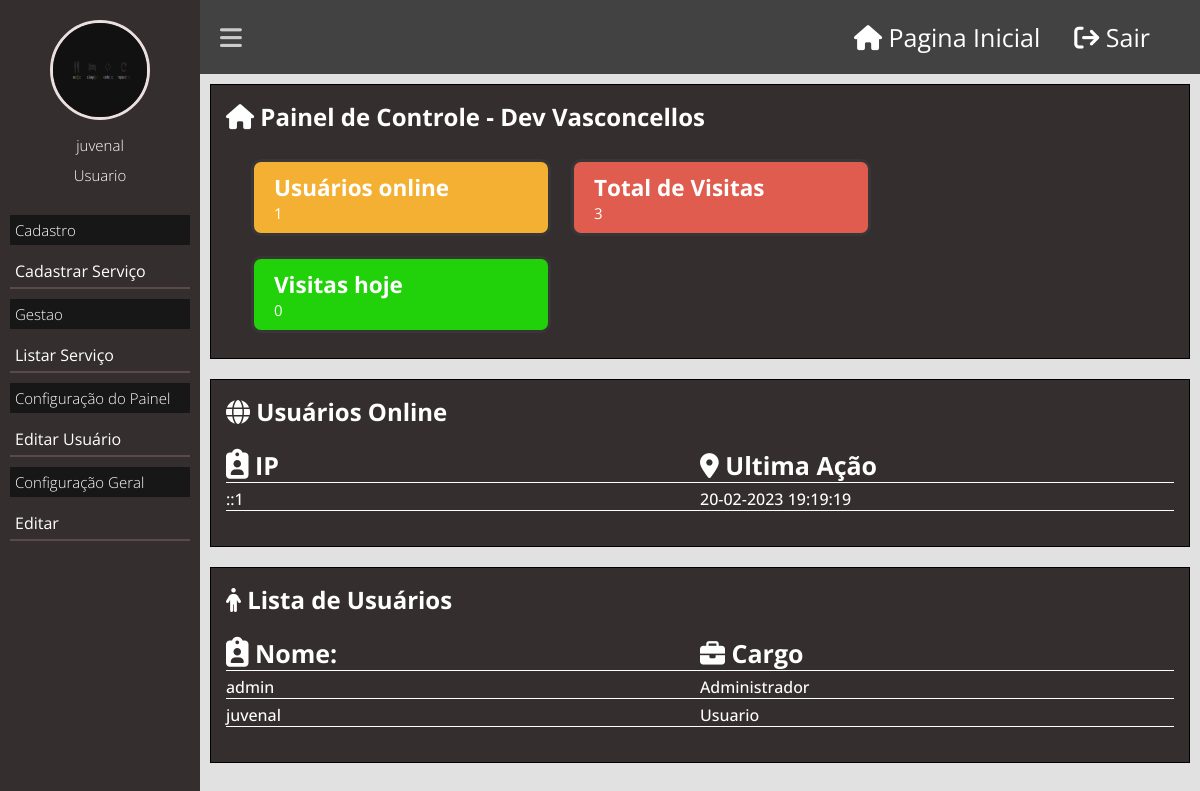
Screenshot of /painel/ (signed in) with the database file from the repository.
### tables this page shows
CREATE TABLE `tb_admin_online` (
  `id` int(11) NOT NULL,
  `ip` varchar(255) NOT NULL,
  `ultima_acao` datetime NOT NULL,
  `token` varchar(255) NOT NULL
);

CREATE TABLE `tb_admin_usuarios` (
  `id` int(11) NOT NULL,
  `user` varchar(255) NOT NULL,
  `password` varchar(255) NOT NULL,
  `img` varchar(255) NOT NULL,
  `nome` varchar(255) NOT NULL,
  `cargo` int(11) NOT NULL
);

### config.php (called while the page is built, shortened)
<?php
    function pegaCargo ($indice) {
        return Painel::$cargos[$indice];
        }
?>

### classes/mysql.php (called while the page is built)
<?php
class Mysql{
    private static $pdo;
    public  static function conectar(){
        if (!isset(self::$pdo)) {
            try{
                self::$pdo = new PDO('mysql:host=' .HOST. '; dbname=' .DATABASE, USER, PASSWORD,
                array(PDO::MYSQL_ATTR_INIT_COMMAND =>"SET NAMES utf8"));
                self::$pdo->setAttribute(PDO::ATTR_ERRMODE, PDO::ERRMODE_EXCEPTION);
            } catch(Exception $e){
                echo 'erro ao conectar';
            }
        }
        return self::$pdo;
    }
}
?>

### painel/pages/home.php (the view, shortened to what this page needs)
<?php
$usuarionsOnline = Painel::mostrarOnline();
$pegarVistas = Mysql::conectar()->prepare("SELECT * FROM tb_admin_visitas");
$pegarVistas->execute();
$pegarVistas = $pegarVistas->rowCount();
$pegarVistasHoje = Mysql::conectar()->prepare("SELECT * FROM tb_admin_visitas WHERE dia = ? ");
$pegarVistasHoje->execute(array(date('Y-m-d')));
$pegarVistasHoje = $pegarVistasHoje->rowCount();
?>
<div class="box-content w100">
    <h2><i class="fa  fa-home" style= " font-size: 25px;"></i> Painel de Controle - Dev Vasconcellos </h2>
    <div class=" box-metricas">
        <div class="box-metrica-single">
            <div class="box-metrica-wrapper">
                <h2>Usuários online </h2>
                <p>
                    <?php echo count($usuarionsOnline); ?>
                </p>
            </div>
        </div>
        <div class="box-metrica-single">
            <div class="box-metrica-wrapper">
                <h2>Total de Visitas </h2>
                <p>
                    <?php echo $pegarVistas; ?>
                </p>
            </div>
        </div>
        <div class="box-metrica-single">
            <div class="box-metrica-wrapper">
                <h2>Visitas hoje</h2>
                <p>
                    <?php echo $pegarVistasHoje; ?>
                </p>
            </div>
        </div>
    </div>
</div>
<div class="box-content w100">
    <h2><i class="fa-solid fa-globe" "></i> Usuários Online </h2>
    <div class=" table-responsive">
            <div class="row">
                <div class="col">
                    <span style="font-weight: bold; font-size: 25px;">
                        <i class="fa-solid fa-clipboard-user" style="font-size: 30px;"></i> IP</span>
                </div>
                <div class="col">
                    <span style="font-weight: bold; font-size: 25px;" ,>
                        <i class="fa-solid fa-location-dot"></i> Ultima Ação </span>
                </div>
            </div>
            <?php foreach ($usuarionsOnline as $key => $value) {
                ?>
                <div class="row">
                    <div class="col">
                        <span>
                            <?php echo $value['ip']; ?>
                        </span>
                    </div>
                    <div class="col">
                        <span>
                            <?php
                            echo date("d-m-Y H:i:s", strtotime($value['ultima_acao']));
                            ?>
                        </span>
                    </div>
                </div>
            <?php } ?>
</div>
</div>
<div class="box-content w100">
    <h2><i class="fa-sharp fa-solid fa-person"></i> Lista de Usuários </h2>
    <div class=" table-responsive">
            <div class="row">
                <div class="col">
                    <span style="font-weight: bold; font-size: 25px;">
                        <i class="fa-solid fa-clipboard-user" style="font-size: 30px;"></i> Nome:</span>
                </div>
                <div class="col">
                    <span style="font-weight: bold; font-size: 25px;" ,>
                        <i class="fa-solid fa-briefcase"></i> Cargo </span>
                </div>
            </div>
            <?php
            $usuarionsPainel = Mysql::conectar()->prepare("SELECT * FROM tb_admin_usuarios");
            $usuarionsPainel->execute();
            foreach ($usuarionsPainel as $key => $value) {
                ?>
                <div class="row">
                    <div class="col">
                        <span>
                            <?php echo $value['user']; ?>
                        </span>
                    </div>
                    <div class="col">
                        <span>
                            <?php
                            echo pegaCargo($value['cargo']);
                            ?>
                        </span>
                    </div>
                </div>
            <?php } ?>
</div>
</div>

### painel/index.php (shortened to what this page needs)
<?php
include('../config.php');
?>
<?php
if(Painel::logado()== false){
    include('login.php');
}else {
    include('main.php');
}
?>

### painel/main.php (shortened to what this page needs)
<!DOCTYPE html>
<html lang="pt-br">
<head>
    <link rel="stylesheet" href="<?php INCLUDE_PATH_PAINEL ?>css/style.css">
    <link href=" <?php echo INCLUDE_PATH; ?>estilo/fontawesome/css/all.min.css" rel="stylesheet" type="text/css">
</head>
<body>
    <div class="menu ">
        <div class="menu-wrapper ">
            <div class="box-usuario">
                <?php if ($_SESSION['img'] == '') {
                    ?>
                    <div class="avatar-usuario">
                        <i class="fa-solid fa-user"></i>
                    </div>
                <?php } else { ?>
                    <div class="imagem-usuario">
                        <img src="<?php echo INCLUDE_PATH_PAINEL ?>./uploads/<?php echo $_SESSION['img']; ?>">
                    </div>
                <?php } ?>
                <div class="nome-usuario">
                    <p>
                        <?php echo $_SESSION['nome']; ?>
                    </p>
                    <p>
                        <?php echo pegaCargo($_SESSION['cargo']); ?>
                    </p>
                </div>
                <div class="itens-menu">
                    <h2>Cadastro</h2>
                    <a href="<?php echo INCLUDE_PATH_PAINEL ?>cadastrar_servicos">Cadastrar Serviço</a>
                    <h2>Gestao</h2>
                    <a href="<?php echo INCLUDE_PATH_PAINEL ?>listar_servicos">Listar Serviço</a>
                    <h2>Configuração do Painel</h2>
                    <a href="<?php echo INCLUDE_PATH_PAINEL ?>editar_usuario">Editar Usuário</a>
                    <h2>Configuração Geral </h2>
                    <a href="">Editar</a>
                </div>
            </div>
        </div>
    </div>
    <header>
        <div class="center">
            <div class="menu-btn">
                <i class="fa-solid fa-bars"></i>
            </div>
            <div class="loggout">
                <a href="<?php echo INCLUDE_PATH_PAINEL ?>"> <i class="fa fa-home" style = "font-size: 25px"></i><span>  Pagina Inicial</span></a>
                <a href="<?php echo INCLUDE_PATH_PAINEL; ?>?loggout"> <i
                        class="fa-sharp fa-solid fa-arrow-right-from-bracket" style = "font-size: 25px"></i><span> Sair </span> </a>
            </div>
        </div>
    </header>
    <div class="content">
        <?php Painel::carregarPagina();  ?>
    </div>
</body>
</html>

### classes/painel.php (shortened to what this page needs)
<?php
class Painel
{
    public static function logado()
    {
        return isset($_SESSION['login']) ? true : false;
    }
    public static function carregarPagina()
    {
        if (isset($_GET['url'])) {
            $url = explode('/', $_GET['url']);
            if (file_exists('pages/' . $url[0] . '.php')) {
                include('pages/' . $url[0] . '.php');
            } else {
                header('location:' . INCLUDE_PATH_PAINEL);
            }
        } else {
            include('pages/home.php');
        }
    }
    public static function mostrarOnline()
    {
        $sql = Mysql::conectar()->prepare("SELECT * FROM tb_admin_online");
        $sql->execute();
        return $sql->fetchAll();
    }
    public static function limparOnline()
    {
        $date = date('Y-m-d H:i:s');
    }
}

### painel/css/style.css (style rules this page uses)
* { margin: 0; padding: 0; box-sizing: border-box; font-family: "open sans"; }
html, body { height: 100%; background-color: rgba(224, 222, 222, 0.692); }
body { overflow-x: hidden; }
.center { padding: 0 2%; margin: 0 auto; }
.w100 { width: 100%; }
header { position: relative; left: 200px; background: #424242; width: calc(100% - 250px); padding: 20px 0; }
.loggout { float: right; padding: 0 15px; }
.loggout a { padding: 0 15px; color: white; font-size: 15px; text-decoration: none; }
.loggout span { font-size: 25px; }
.imagem-usuario { display: inline-block; width: 100px; height: 100px; border-radius: 50%; }
.imagem-usuario img { width: 100px; height: 100px; border-radius: 50%; border: 3px solid rgb(236, 223, 223); }
.nome-usuario { text-align: center; }
.nome-usuario p { margin-top: 10px; color: white; font-weight: 300; font-size: 15px; }
div.menu { overflow-x: hidden; overflow-y: auto; position: fixed; left: 0; top: 0; height: 100%; float: left; background: #352e2e; padding: 10px 0; width: 180px; }
.menu-wrapper { width: 180px; padding: 10px 0; }
div.box-usuario { text-align: center; padding: 0; }
.menu-btn { display: block; color: #ccc; cursor: pointer; font-size: 25px; float: left; }
.itens-menu { margin-top: 30px; }
.itens-menu h2 { margin-top: 10px; text-align: left; font-weight: 300; background: rgb(24, 23, 23); color: white; padding: 5px; font-size: 15px; }
.itens-menu a { text-align: left; text-decoration: none; color: white; display: block; padding: 5px; font-weight: 400; border-bottom: 2px solid rgb(92, 74, 74); margin-top: 10px; }
.content { width: calc(100% - 250px); position: relative; left: 300px; padding: 10px; }
.box-content { background: #352e2e; padding: 15px; margin-bottom: 20px; border: 1px solid black; color: white; }
.box-metricas { margin-top: 16px; padding: 0 15px; }
.box-metrica-single { float: left; position: relative; width: 33.3%; background: #f4b033; border: 3px solid rgb(56, 54, 54); border-radius: 10px; margin: 0 10px; width: 300px; font-size: 15px; }
.box-metricas, .box-metrica-single:nth-last-of-type(2) { background: #e05c4e; }
.box-metricas, .box-metrica-single:nth-last-of-type(1) { background: #21d10a; }
.box-metrica-wrapper { padding: 10px 20px; text-align: left; color: white; }
.table-responsive { max-width: 1280px; margin: 20px auto; }
.table-responsive .row { font-weight: 500; color: rgb(12, 12, 12); border-bottom: 1px solid #ffffff; margin-bottom: 5px; color: white; }
.col { float: left; width: 50%; }
@media screen and (max-width: 1440px) { .box-metrica-single { margin: 10px; } }

### rows the page displays
tb_admin_online: ip "::1", ultima_acao "20-02-2023 19:19:19"
tb_admin_usuarios: user "admin", cargo "Administrador"
tb_admin_usuarios: user "juvenal", cargo "Usuario"

### other values shown
$_SESSION['nome'] "juvenal"
pegaCargo($_SESSION['cargo']) "Usuario"
count($usuarionsOnline) "1"
$pegarVistas "3"
$pegarVistasHoje "0"
